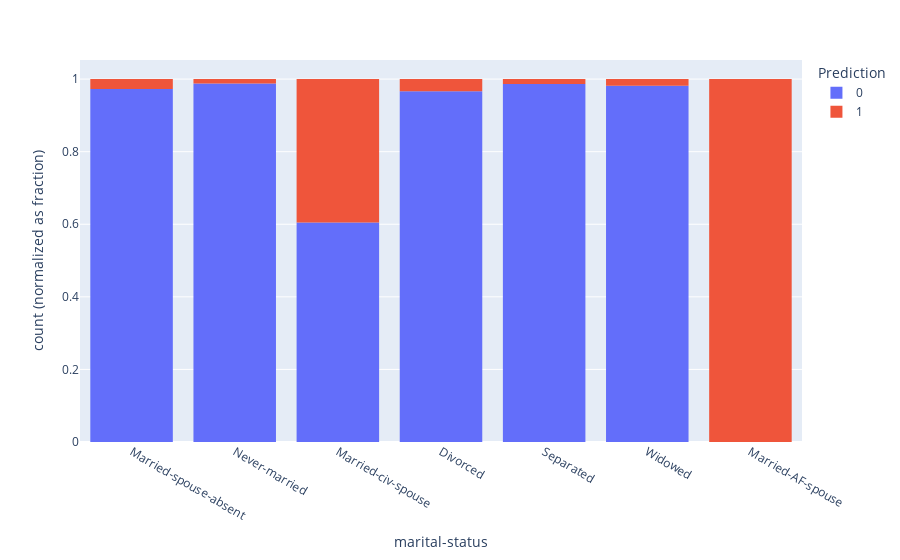

Notebook source saved alongside this figure:
### Code cell
fig = px.histogram(dfPrediction, x="marital-status", color="Prediction", barnorm="fraction")
fig.show()

### Figure 1 — Plotly figure (JSON) as saved in the notebook; plotly's stock layout.template omitted (floating-point values rounded to 4 significant figures; data arrays with more than 128 entries replaced by an {"elided": "..."} marker saying what was removed)
{"data": [{"alignmentgroup": "True", "bingroup": "x", "hovertemplate": "Prediction=0<br>marital-status=%{x}<br>count (normalized as fraction)=%{y}<extra></extra>", "legendgroup": "0", "marker": {"color": "#636efa", "pattern": {"shape": ""}}, "name": "0", "offsetgroup": "0", "orientation": "v", "showlegend": true, "type": "histogram", "x": {"elided": "4050 str values"}, "xaxis": "x", "yaxis": "y"}, {"alignmentgroup": "True", "bingroup": "x", "hovertemplate": "Prediction=1<br>marital-status=%{x}<br>count (normalized as fraction)=%{y}<extra></extra>", "legendgroup": "1", "marker": {"color": "#EF553B", "pattern": {"shape": ""}}, "name": "1", "offsetgroup": "1", "orientation": "v", "showlegend": true, "type": "histogram", "x": {"elided": "950 str values"}, "xaxis": "x", "yaxis": "y"}], "layout": {"barmode": "relative", "barnorm": "fraction", "legend": {"title": {"text": "Prediction"}, "tracegroupgap": 0}, "margin": {"t": 60}, "xaxis": {"anchor": "y", "domain": [0, 1], "title": {"text": "marital-status"}}, "yaxis": {"anchor": "x", "domain": [0, 1], "title": {"text": "count (normalized as fraction)"}}}}
